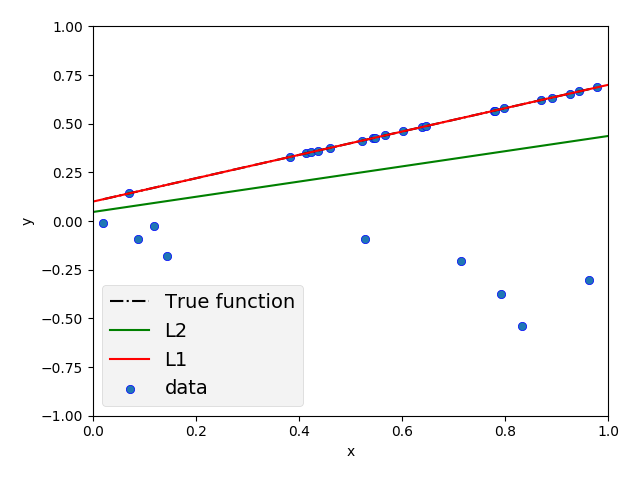

Recreate this plot in Python.
import numpy as np
import matplotlib.pyplot as plt
from normmin import solve

'''
Example of robust ling fitting by sparse regression
'''


def true_fun(x):
    return 0.6 * x + 0.1


if __name__=='__main__':
    n_samples = 30    # number of data points
    n_outliers = 10
    # generate data points
    np.random.seed(0)
    x = np.sort(np.random.rand(n_samples))
    y = true_fun(x)
    # perturb y for simulating outliers
    indices = np.random.choice(n_samples, n_outliers)
    y[indices] = -y[indices] * np.random.rand(n_outliers)

    # matrix dimensions (m x n matrix)
    m = n_samples
    n = 2

    # Create a linear regression problem
    # y = a x + b, estimate a and b
    # y = A w, A = [x | 1], w = [a | b]^T
    A = np.ones((m, n))
    b = y
    for r in range(m):
        A[r, 0] = x[r]

    # (Case 1): Conventional least-squares fitting
    w1, residue1, ite1 = solve(A_list=[A], b_list=[b], lambda_list=[1], p_list=[2])
    # (Case 2): L1 sparse regression
    w2, residue2, ite2 = solve(A_list=[A], b_list=[b], lambda_list=[1], p_list=[1])

    f1 = np.poly1d(w1)
    f2 = np.poly1d(w2)
    xp = np.linspace(0, 1, 100)
    plt.plot(x, true_fun(x), 'k-.', label='True function')
    plt.plot(xp, f1(xp), 'g-', label='L2')
    plt.plot(xp, f2(xp), 'r-', label='L1')
    plt.style.use('fivethirtyeight')
    plt.scatter(x, y, edgecolor='b', label='data')
    plt.legend()
    plt.xlabel('x')
    plt.ylabel('y')
    plt.xlim((0, 1))
    plt.ylim((-1, 1))
    plt.show()
